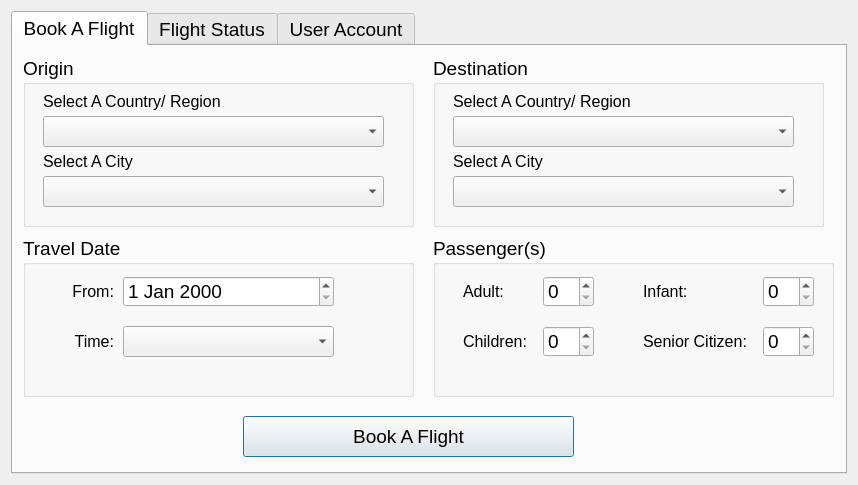
<?xml version="1.0" encoding="UTF-8"?>
<ui version="4.0">
 <class>CustomerWindow</class>
 <widget class="QDialog" name="CustomerWindow">
  <property name="geometry">
   <rect>
    <x>0</x>
    <y>0</y>
    <width>858</width>
    <height>485</height>
   </rect>
  </property>
  <property name="windowTitle">
   <string>Dialog</string>
  </property>
  <layout class="QGridLayout" name="gridLayout">
   <item row="0" column="0">
    <widget class="QTabWidget" name="tabWidget">
     <property name="font">
      <font>
       <pointsize>14</pointsize>
      </font>
     </property>
     <property name="tabShape">
      <enum>QTabWidget::Rounded</enum>
     </property>
     <property name="currentIndex">
      <number>0</number>
     </property>
     <widget class="QWidget" name="tabBook">
      <attribute name="title">
       <string>Book A Flight</string>
      </attribute>
      <widget class="QGroupBox" name="groupBox">
       <property name="geometry">
        <rect>
         <x>10</x>
         <y>10</y>
         <width>391</width>
         <height>171</height>
        </rect>
       </property>
       <property name="title">
        <string>Origin</string>
       </property>
       <widget class="QComboBox" name="cbxOriginCity">
        <property name="geometry">
         <rect>
          <x>20</x>
          <y>120</y>
          <width>341</width>
          <height>31</height>
         </rect>
        </property>
       </widget>
       <widget class="QComboBox" name="cbxOriginCountry">
        <property name="geometry">
         <rect>
          <x>20</x>
          <y>60</y>
          <width>341</width>
          <height>31</height>
         </rect>
        </property>
       </widget>
       <widget class="QLabel" name="label_3">
        <property name="geometry">
         <rect>
          <x>20</x>
          <y>30</y>
          <width>221</width>
          <height>31</height>
         </rect>
        </property>
        <property name="font">
         <font>
          <pointsize>12</pointsize>
         </font>
        </property>
        <property name="text">
         <string>Select A Country/ Region</string>
        </property>
       </widget>
       <widget class="QLabel" name="label_4">
        <property name="geometry">
         <rect>
          <x>20</x>
          <y>90</y>
          <width>221</width>
          <height>31</height>
         </rect>
        </property>
        <property name="font">
         <font>
          <pointsize>12</pointsize>
         </font>
        </property>
        <property name="text">
         <string>Select A City</string>
        </property>
       </widget>
      </widget>
      <widget class="QGroupBox" name="groupBox_2">
       <property name="geometry">
        <rect>
         <x>420</x>
         <y>10</y>
         <width>391</width>
         <height>171</height>
        </rect>
       </property>
       <property name="title">
        <string>Destination</string>
       </property>
       <widget class="QComboBox" name="cbxDestinationCity">
        <property name="geometry">
         <rect>
          <x>20</x>
          <y>120</y>
          <width>341</width>
          <height>31</height>
         </rect>
        </property>
       </widget>
       <widget class="QComboBox" name="cbxDestinationCountry">
        <property name="geometry">
         <rect>
          <x>20</x>
          <y>60</y>
          <width>341</width>
          <height>31</height>
         </rect>
        </property>
       </widget>
       <widget class="QLabel" name="label_6">
        <property name="geometry">
         <rect>
          <x>20</x>
          <y>30</y>
          <width>221</width>
          <height>31</height>
         </rect>
        </property>
        <property name="font">
         <font>
          <pointsize>12</pointsize>
         </font>
        </property>
        <property name="text">
         <string>Select A Country/ Region</string>
        </property>
       </widget>
       <widget class="QLabel" name="label_7">
        <property name="geometry">
         <rect>
          <x>20</x>
          <y>90</y>
          <width>221</width>
          <height>31</height>
         </rect>
        </property>
        <property name="font">
         <font>
          <pointsize>12</pointsize>
         </font>
        </property>
        <property name="text">
         <string>Select A City</string>
        </property>
       </widget>
      </widget>
      <widget class="QGroupBox" name="groupBox_3">
       <property name="geometry">
        <rect>
         <x>10</x>
         <y>190</y>
         <width>391</width>
         <height>161</height>
        </rect>
       </property>
       <property name="title">
        <string>Travel Date</string>
       </property>
       <widget class="QLabel" name="label_9">
        <property name="geometry">
         <rect>
          <x>20</x>
          <y>40</y>
          <width>71</width>
          <height>31</height>
         </rect>
        </property>
        <property name="font">
         <font>
          <pointsize>12</pointsize>
         </font>
        </property>
        <property name="text">
         <string>From:</string>
        </property>
        <property name="alignment">
         <set>Qt::AlignRight|Qt::AlignTrailing|Qt::AlignVCenter</set>
        </property>
       </widget>
       <widget class="QLabel" name="label_10">
        <property name="geometry">
         <rect>
          <x>10</x>
          <y>90</y>
          <width>81</width>
          <height>31</height>
         </rect>
        </property>
        <property name="font">
         <font>
          <pointsize>12</pointsize>
         </font>
        </property>
        <property name="text">
         <string>Time:</string>
        </property>
        <property name="alignment">
         <set>Qt::AlignRight|Qt::AlignTrailing|Qt::AlignVCenter</set>
        </property>
       </widget>
       <widget class="QDateEdit" name="txtDate">
        <property name="geometry">
         <rect>
          <x>100</x>
          <y>40</y>
          <width>211</width>
          <height>31</height>
         </rect>
        </property>
       </widget>
       <widget class="QComboBox" name="cbxTime">
        <property name="geometry">
         <rect>
          <x>100</x>
          <y>90</y>
          <width>211</width>
          <height>31</height>
         </rect>
        </property>
       </widget>
      </widget>
      <widget class="QGroupBox" name="groupBox_4">
       <property name="geometry">
        <rect>
         <x>420</x>
         <y>190</y>
         <width>401</width>
         <height>161</height>
        </rect>
       </property>
       <property name="title">
        <string>Passenger(s)</string>
       </property>
       <widget class="QLabel" name="label_11">
        <property name="geometry">
         <rect>
          <x>30</x>
          <y>40</y>
          <width>71</width>
          <height>31</height>
         </rect>
        </property>
        <property name="font">
         <font>
          <pointsize>12</pointsize>
         </font>
        </property>
        <property name="text">
         <string>Adult:</string>
        </property>
       </widget>
       <widget class="QLabel" name="label_12">
        <property name="geometry">
         <rect>
          <x>30</x>
          <y>90</y>
          <width>81</width>
          <height>31</height>
         </rect>
        </property>
        <property name="font">
         <font>
          <pointsize>12</pointsize>
         </font>
        </property>
        <property name="text">
         <string>Children:</string>
        </property>
       </widget>
       <widget class="QSpinBox" name="txtAdult">
        <property name="geometry">
         <rect>
          <x>110</x>
          <y>40</y>
          <width>51</width>
          <height>31</height>
         </rect>
        </property>
       </widget>
       <widget class="QLabel" name="label_13">
        <property name="geometry">
         <rect>
          <x>210</x>
          <y>40</y>
          <width>71</width>
          <height>31</height>
         </rect>
        </property>
        <property name="font">
         <font>
          <pointsize>12</pointsize>
         </font>
        </property>
        <property name="text">
         <string>Infant:</string>
        </property>
       </widget>
       <widget class="QSpinBox" name="txtChildren">
        <property name="geometry">
         <rect>
          <x>110</x>
          <y>90</y>
          <width>51</width>
          <height>31</height>
         </rect>
        </property>
       </widget>
       <widget class="QSpinBox" name="txtInfant">
        <property name="geometry">
         <rect>
          <x>330</x>
          <y>40</y>
          <width>51</width>
          <height>31</height>
         </rect>
        </property>
       </widget>
       <widget class="QLabel" name="label_14">
        <property name="geometry">
         <rect>
          <x>210</x>
          <y>90</y>
          <width>111</width>
          <height>31</height>
         </rect>
        </property>
        <property name="font">
         <font>
          <pointsize>12</pointsize>
         </font>
        </property>
        <property name="text">
         <string>Senior Citizen:</string>
        </property>
       </widget>
       <widget class="QSpinBox" name="txtSeniorCitizen">
        <property name="geometry">
         <rect>
          <x>330</x>
          <y>90</y>
          <width>51</width>
          <height>31</height>
         </rect>
        </property>
       </widget>
      </widget>
      <widget class="QPushButton" name="btnBookFlight">
       <property name="geometry">
        <rect>
         <x>230</x>
         <y>370</y>
         <width>331</width>
         <height>41</height>
        </rect>
       </property>
       <property name="text">
        <string>Book A Flight</string>
       </property>
      </widget>
     </widget>
     <widget class="QWidget" name="tabStatus">
      <attribute name="title">
       <string>Flight Status</string>
      </attribute>
      <widget class="QWidget" name="verticalLayoutWidget_4">
       <property name="geometry">
        <rect>
         <x>10</x>
         <y>70</y>
         <width>154</width>
         <height>251</height>
        </rect>
       </property>
       <layout class="QVBoxLayout" name="verticalLayout_4">
        <item>
         <widget class="QLabel" name="label_15">
          <property name="font">
           <font>
            <weight>75</weight>
            <bold>true</bold>
           </font>
          </property>
          <property name="text">
           <string>Location:</string>
          </property>
          <property name="alignment">
           <set>Qt::AlignRight|Qt::AlignTrailing|Qt::AlignVCenter</set>
          </property>
         </widget>
        </item>
        <item>
         <widget class="QLabel" name="label_27">
          <property name="font">
           <font>
            <weight>75</weight>
            <bold>true</bold>
           </font>
          </property>
          <property name="text">
           <string>Travel Date:</string>
          </property>
          <property name="alignment">
           <set>Qt::AlignRight|Qt::AlignTrailing|Qt::AlignVCenter</set>
          </property>
         </widget>
        </item>
        <item>
         <widget class="QLabel" name="label_29">
          <property name="font">
           <font>
            <weight>75</weight>
            <bold>true</bold>
           </font>
          </property>
          <property name="text">
           <string>Flight Price:</string>
          </property>
          <property name="alignment">
           <set>Qt::AlignRight|Qt::AlignTrailing|Qt::AlignVCenter</set>
          </property>
         </widget>
        </item>
        <item>
         <widget class="QLabel" name="label_37">
          <property name="font">
           <font>
            <weight>75</weight>
            <bold>true</bold>
           </font>
          </property>
          <property name="text">
           <string>Available Seats:</string>
          </property>
          <property name="alignment">
           <set>Qt::AlignRight|Qt::AlignTrailing|Qt::AlignVCenter</set>
          </property>
         </widget>
        </item>
        <item>
         <widget class="QLabel" name="label_38">
          <property name="font">
           <font>
            <weight>75</weight>
            <bold>true</bold>
           </font>
          </property>
          <property name="text">
           <string>Remarks:</string>
          </property>
          <property name="alignment">
           <set>Qt::AlignRight|Qt::AlignTrailing|Qt::AlignVCenter</set>
          </property>
         </widget>
        </item>
       </layout>
      </widget>
      <widget class="QWidget" name="verticalLayoutWidget_6">
       <property name="geometry">
        <rect>
         <x>170</x>
         <y>70</y>
         <width>181</width>
         <height>251</height>
        </rect>
       </property>
       <layout class="QVBoxLayout" name="verticalLayout_5">
        <item>
         <widget class="QLabel" name="lblLocation">
          <property name="text">
           <string>&lt;location&gt;</string>
          </property>
          <property name="alignment">
           <set>Qt::AlignLeading|Qt::AlignLeft|Qt::AlignVCenter</set>
          </property>
         </widget>
        </item>
        <item>
         <widget class="QLabel" name="lblTravelDate">
          <property name="text">
           <string>&lt;travel date&gt;</string>
          </property>
          <property name="alignment">
           <set>Qt::AlignLeading|Qt::AlignLeft|Qt::AlignVCenter</set>
          </property>
         </widget>
        </item>
        <item>
         <widget class="QLabel" name="lblPrice">
          <property name="text">
           <string>&lt;price&gt;</string>
          </property>
          <property name="alignment">
           <set>Qt::AlignLeading|Qt::AlignLeft|Qt::AlignVCenter</set>
          </property>
         </widget>
        </item>
        <item>
         <widget class="QLabel" name="lblAvailSeats">
          <property name="text">
           <string>&lt;available seats&gt;</string>
          </property>
          <property name="alignment">
           <set>Qt::AlignLeading|Qt::AlignLeft|Qt::AlignVCenter</set>
          </property>
         </widget>
        </item>
        <item>
         <widget class="QLabel" name="lblRemarks">
          <property name="text">
           <string>&lt;remarks&gt;</string>
          </property>
          <property name="alignment">
           <set>Qt::AlignLeading|Qt::AlignLeft|Qt::AlignVCenter</set>
          </property>
         </widget>
        </item>
       </layout>
      </widget>
      <widget class="QLabel" name="label">
       <property name="geometry">
        <rect>
         <x>10</x>
         <y>20</y>
         <width>91</width>
         <height>31</height>
        </rect>
       </property>
       <property name="text">
        <string>My Flights:</string>
       </property>
      </widget>
      <widget class="QComboBox" name="cbxFlights">
       <property name="geometry">
        <rect>
         <x>110</x>
         <y>20</y>
         <width>231</width>
         <height>31</height>
        </rect>
       </property>
      </widget>
      <widget class="QListWidget" name="lstPassengers">
       <property name="geometry">
        <rect>
         <x>380</x>
         <y>40</y>
         <width>191</width>
         <height>371</height>
        </rect>
       </property>
       <property name="font">
        <font>
         <pointsize>12</pointsize>
        </font>
       </property>
      </widget>
      <widget class="QWidget" name="verticalLayoutWidget_3">
       <property name="geometry">
        <rect>
         <x>590</x>
         <y>40</y>
         <width>201</width>
         <height>311</height>
        </rect>
       </property>
       <layout class="QVBoxLayout" name="verticalLayout_8">
        <item>
         <widget class="QLabel" name="label_16">
          <property name="font">
           <font>
            <weight>75</weight>
            <bold>true</bold>
           </font>
          </property>
          <property name="text">
           <string>First Name:</string>
          </property>
          <property name="alignment">
           <set>Qt::AlignLeading|Qt::AlignLeft|Qt::AlignVCenter</set>
          </property>
         </widget>
        </item>
        <item>
         <widget class="QLabel" name="lblFName">
          <property name="text">
           <string>&lt;Fname&gt;</string>
          </property>
          <property name="alignment">
           <set>Qt::AlignLeading|Qt::AlignLeft|Qt::AlignVCenter</set>
          </property>
         </widget>
        </item>
        <item>
         <widget class="QLabel" name="label_39">
          <property name="font">
           <font>
            <weight>75</weight>
            <bold>true</bold>
           </font>
          </property>
          <property name="text">
           <string>Last Name:</string>
          </property>
          <property name="alignment">
           <set>Qt::AlignLeading|Qt::AlignLeft|Qt::AlignVCenter</set>
          </property>
         </widget>
        </item>
        <item>
         <widget class="QLabel" name="lblLName">
          <property name="text">
           <string>&lt;Lname&gt;</string>
          </property>
          <property name="alignment">
           <set>Qt::AlignLeading|Qt::AlignLeft|Qt::AlignVCenter</set>
          </property>
         </widget>
        </item>
        <item>
         <widget class="QLabel" name="label_40">
          <property name="font">
           <font>
            <weight>75</weight>
            <bold>true</bold>
           </font>
          </property>
          <property name="text">
           <string>Gender:</string>
          </property>
          <property name="alignment">
           <set>Qt::AlignLeading|Qt::AlignLeft|Qt::AlignVCenter</set>
          </property>
         </widget>
        </item>
        <item>
         <widget class="QLabel" name="lblGender">
          <property name="text">
           <string>&lt;Gender&gt;</string>
          </property>
          <property name="alignment">
           <set>Qt::AlignLeading|Qt::AlignLeft|Qt::AlignVCenter</set>
          </property>
         </widget>
        </item>
        <item>
         <widget class="QLabel" name="label_41">
          <property name="font">
           <font>
            <weight>75</weight>
            <bold>true</bold>
           </font>
          </property>
          <property name="text">
           <string>Age:</string>
          </property>
          <property name="alignment">
           <set>Qt::AlignLeading|Qt::AlignLeft|Qt::AlignVCenter</set>
          </property>
         </widget>
        </item>
        <item>
         <widget class="QLabel" name="lblAge">
          <property name="text">
           <string>&lt;Age&gt;</string>
          </property>
          <property name="alignment">
           <set>Qt::AlignLeading|Qt::AlignLeft|Qt::AlignVCenter</set>
          </property>
         </widget>
        </item>
       </layout>
      </widget>
      <widget class="QLabel" name="label_2">
       <property name="geometry">
        <rect>
         <x>380</x>
         <y>10</y>
         <width>101</width>
         <height>31</height>
        </rect>
       </property>
       <property name="text">
        <string>Passengers:</string>
       </property>
      </widget>
     </widget>
     <widget class="QWidget" name="tabUserAccount">
      <property name="toolTip">
       <string>User Account</string>
      </property>
      <attribute name="title">
       <string>User Account</string>
      </attribute>
      <widget class="QWidget" name="verticalLayoutWidget_5">
       <property name="geometry">
        <rect>
         <x>40</x>
         <y>10</y>
         <width>281</width>
         <height>401</height>
        </rect>
       </property>
       <layout class="QVBoxLayout" name="verticalLayout_6">
        <item>
         <widget class="QLabel" name="label_36">
          <property name="font">
           <font>
            <weight>75</weight>
            <bold>true</bold>
           </font>
          </property>
          <property name="text">
           <string>Username:</string>
          </property>
          <property name="alignment">
           <set>Qt::AlignLeading|Qt::AlignLeft|Qt::AlignVCenter</set>
          </property>
         </widget>
        </item>
        <item>
         <widget class="QLabel" name="lblUsername">
          <property name="text">
           <string>&lt;username&gt;</string>
          </property>
          <property name="alignment">
           <set>Qt::AlignLeading|Qt::AlignLeft|Qt::AlignVCenter</set>
          </property>
         </widget>
        </item>
        <item>
         <widget class="QLabel" name="label_8">
          <property name="font">
           <font>
            <weight>75</weight>
            <bold>true</bold>
           </font>
          </property>
          <property name="text">
           <string>First Name:</string>
          </property>
          <property name="alignment">
           <set>Qt::AlignLeading|Qt::AlignLeft|Qt::AlignVCenter</set>
          </property>
         </widget>
        </item>
        <item>
         <widget class="QLabel" name="lblUserFName">
          <property name="text">
           <string>&lt;Fname&gt;</string>
          </property>
          <property name="alignment">
           <set>Qt::AlignLeading|Qt::AlignLeft|Qt::AlignVCenter</set>
          </property>
         </widget>
        </item>
        <item>
         <widget class="QLabel" name="label_30">
          <property name="font">
           <font>
            <weight>75</weight>
            <bold>true</bold>
           </font>
          </property>
          <property name="text">
           <string>Last Name:</string>
          </property>
          <property name="alignment">
           <set>Qt::AlignLeading|Qt::AlignLeft|Qt::AlignVCenter</set>
          </property>
         </widget>
        </item>
        <item>
         <widget class="QLabel" name="lblUserLName">
          <property name="text">
           <string>&lt;Lname&gt;</string>
          </property>
          <property name="alignment">
           <set>Qt::AlignLeading|Qt::AlignLeft|Qt::AlignVCenter</set>
          </property>
         </widget>
        </item>
        <item>
         <widget class="QLabel" name="label_31">
          <property name="font">
           <font>
            <weight>75</weight>
            <bold>true</bold>
           </font>
          </property>
          <property name="text">
           <string>Email:</string>
          </property>
          <property name="alignment">
           <set>Qt::AlignLeading|Qt::AlignLeft|Qt::AlignVCenter</set>
          </property>
         </widget>
        </item>
        <item>
         <widget class="QLabel" name="lblEmail">
          <property name="text">
           <string>&lt;Email&gt;</string>
          </property>
          <property name="alignment">
           <set>Qt::AlignLeading|Qt::AlignLeft|Qt::AlignVCenter</set>
          </property>
         </widget>
        </item>
        <item>
         <widget class="QLabel" name="label_45">
          <property name="font">
           <font>
            <weight>75</weight>
            <bold>true</bold>
           </font>
          </property>
          <property name="text">
           <string>Address:</string>
          </property>
          <property name="alignment">
           <set>Qt::AlignLeading|Qt::AlignLeft|Qt::AlignVCenter</set>
          </property>
         </widget>
        </item>
        <item>
         <widget class="QTextBrowser" name="lblAddress"/>
        </item>
       </layout>
      </widget>
      <widget class="QWidget" name="verticalLayoutWidget_7">
       <property name="geometry">
        <rect>
         <x>340</x>
         <y>10</y>
         <width>271</width>
         <height>171</height>
        </rect>
       </property>
       <layout class="QVBoxLayout" name="verticalLayout_7">
        <item>
         <widget class="QLabel" name="label_46">
          <property name="font">
           <font>
            <weight>75</weight>
            <bold>true</bold>
           </font>
          </property>
          <property name="text">
           <string>Birth Date:</string>
          </property>
          <property name="alignment">
           <set>Qt::AlignLeading|Qt::AlignLeft|Qt::AlignVCenter</set>
          </property>
         </widget>
        </item>
        <item>
         <widget class="QLabel" name="lblBirthDate">
          <property name="text">
           <string>&lt;Birthday&gt;</string>
          </property>
          <property name="alignment">
           <set>Qt::AlignLeading|Qt::AlignLeft|Qt::AlignVCenter</set>
          </property>
         </widget>
        </item>
        <item>
         <widget class="QLabel" name="label_47">
          <property name="font">
           <font>
            <weight>75</weight>
            <bold>true</bold>
           </font>
          </property>
          <property name="text">
           <string>Gender:</string>
          </property>
          <property name="alignment">
           <set>Qt::AlignLeading|Qt::AlignLeft|Qt::AlignVCenter</set>
          </property>
         </widget>
        </item>
        <item>
         <widget class="QLabel" name="lblUserGender">
          <property name="text">
           <string>&lt;Gender&gt;</string>
          </property>
          <property name="alignment">
           <set>Qt::AlignLeading|Qt::AlignLeft|Qt::AlignVCenter</set>
          </property>
         </widget>
        </item>
        <item>
         <widget class="QLabel" name="label_48">
          <property name="font">
           <font>
            <weight>75</weight>
            <bold>true</bold>
           </font>
          </property>
          <property name="text">
           <string>Contact Number:</string>
          </property>
          <property name="alignment">
           <set>Qt::AlignLeading|Qt::AlignLeft|Qt::AlignVCenter</set>
          </property>
         </widget>
        </item>
        <item>
         <widget class="QLabel" name="lblNum">
          <property name="text">
           <string>&lt;Contact Num&gt;</string>
          </property>
          <property name="alignment">
           <set>Qt::AlignLeading|Qt::AlignLeft|Qt::AlignVCenter</set>
          </property>
         </widget>
        </item>
       </layout>
      </widget>
      <widget class="QGroupBox" name="groupBox_5">
       <property name="geometry">
        <rect>
         <x>340</x>
         <y>200</y>
         <width>401</width>
         <height>211</height>
        </rect>
       </property>
       <property name="title">
        <string>Change Password:</string>
       </property>
       <widget class="QLabel" name="label_5">
        <property name="geometry">
         <rect>
          <x>50</x>
          <y>40</y>
          <width>141</width>
          <height>31</height>
         </rect>
        </property>
        <property name="font">
         <font>
          <pointsize>12</pointsize>
         </font>
        </property>
        <property name="text">
         <string>Current Password:</string>
        </property>
       </widget>
       <widget class="QLabel" name="label_17">
        <property name="geometry">
         <rect>
          <x>70</x>
          <y>80</y>
          <width>111</width>
          <height>31</height>
         </rect>
        </property>
        <property name="font">
         <font>
          <pointsize>12</pointsize>
         </font>
        </property>
        <property name="text">
         <string>New Password:</string>
        </property>
       </widget>
       <widget class="QLabel" name="label_18">
        <property name="geometry">
         <rect>
          <x>40</x>
          <y>120</y>
          <width>141</width>
          <height>31</height>
         </rect>
        </property>
        <property name="font">
         <font>
          <pointsize>12</pointsize>
         </font>
        </property>
        <property name="text">
         <string>Confirm Password:</string>
        </property>
       </widget>
       <widget class="QLineEdit" name="txtCurrentPassword">
        <property name="geometry">
         <rect>
          <x>190</x>
          <y>40</y>
          <width>161</width>
          <height>31</height>
         </rect>
        </property>
        <property name="echoMode">
         <enum>QLineEdit::Password</enum>
        </property>
       </widget>
       <widget class="QLineEdit" name="txtNewPassword">
        <property name="geometry">
         <rect>
          <x>190</x>
          <y>80</y>
          <width>161</width>
          <height>31</height>
         </rect>
        </property>
        <property name="echoMode">
         <enum>QLineEdit::Password</enum>
        </property>
       </widget>
       <widget class="QLineEdit" name="txtConfirmPassword">
        <property name="geometry">
         <rect>
          <x>190</x>
          <y>120</y>
          <width>161</width>
          <height>31</height>
         </rect>
        </property>
        <property name="echoMode">
         <enum>QLineEdit::Password</enum>
        </property>
       </widget>
       <widget class="QPushButton" name="btnChangePassword">
        <property name="geometry">
         <rect>
          <x>110</x>
          <y>160</y>
          <width>181</width>
          <height>41</height>
         </rect>
        </property>
        <property name="text">
         <string>Change Password</string>
        </property>
       </widget>
      </widget>
     </widget>
    </widget>
   </item>
  </layout>
 </widget>
 <resources/>
 <connections/>
</ui>
